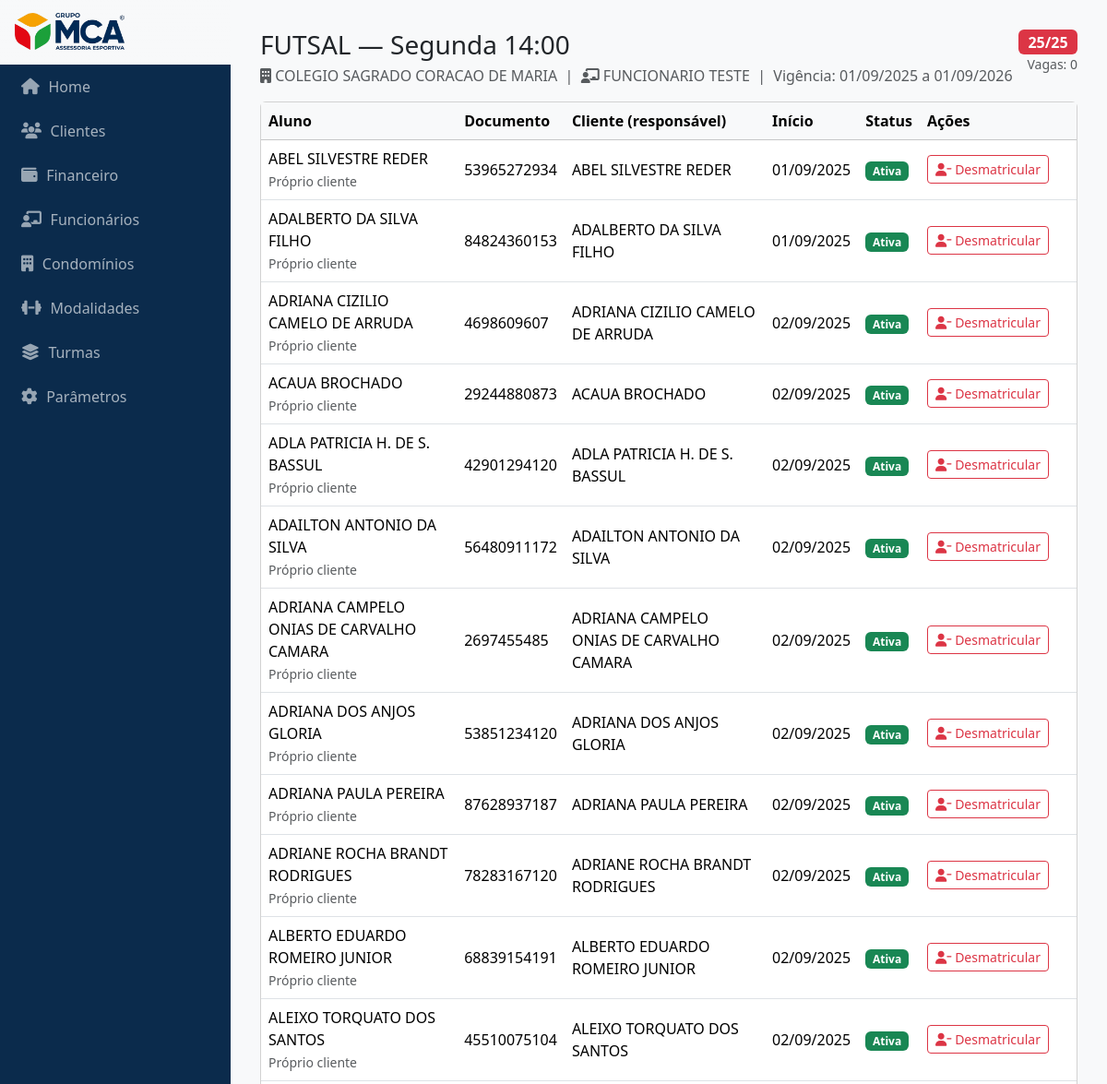
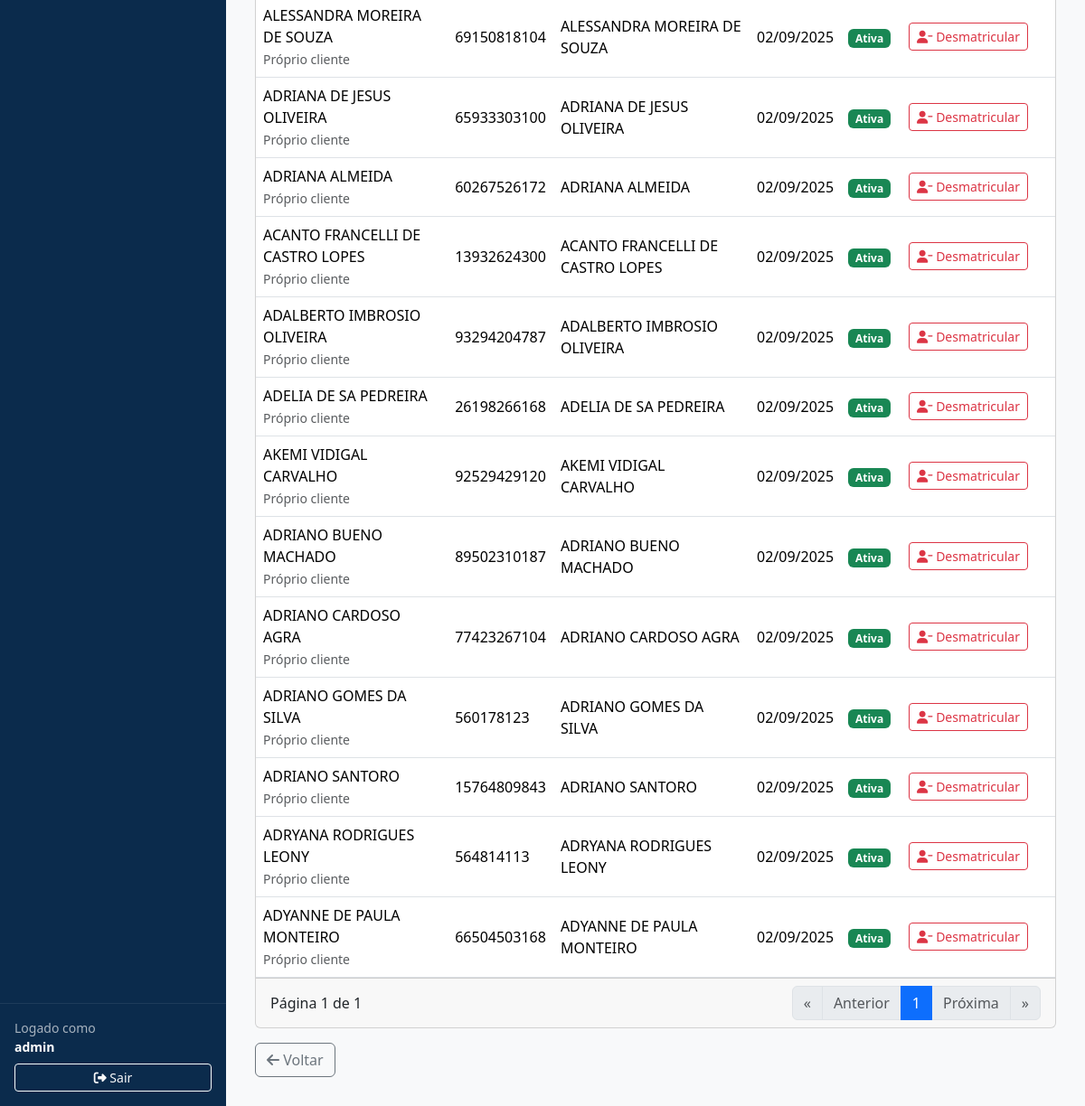
Page /turmas/1/alunos/ (signed in) on the committed database (2 pictures, top to bottom).
### turmas/models.py (models this page shows, shortened)
class Turma(models.Model):
    professor = models.ForeignKey(
        "funcionarios.Funcionario",
        on_delete=models.PROTECT,
        related_name="turmas"
    )
    modalidade = models.ForeignKey(
        "modalidades.Modalidade",
        on_delete=models.PROTECT,
        related_name="turmas"
    )
    condominio = models.ForeignKey(
        "condominios.Condominio",
        on_delete=models.PROTECT,
        related_name="turmas"
    )
    nome_exibicao = models.CharField("Nome (opcional)", max_length=255, blank=True)
    valor = models.DecimalField("Valor", max_digits=10, decimal_places=2,
                                validators=[MinValueValidator(Decimal("0.00"))])
    capacidade = models.PositiveIntegerField("Capacidade (máx. alunos)", validators=[MinValueValidator(1)])
    dia_semana = models.PositiveSmallIntegerField(choices=DIAS_SEMANA)
    hora_inicio = models.TimeField()
    duracao_minutos = models.PositiveIntegerField(default=60, validators=[MinValueValidator(1)])
    inicio_vigencia = models.DateField()
    fim_vigencia = models.DateField(null=True, blank=True)
    ativo = models.BooleanField(default=True)
    created_at = models.DateTimeField(auto_now_add=True)
    updated_at = models.DateTimeField(auto_now=True)
    class Meta:
        ordering = ["condominio__nome", "modalidade__nome", "dia_semana", "hora_inicio", "id"]
        indexes = [
            models.Index(fields=["professor", "dia_semana", "hora_inicio"]),
            models.Index(fields=["condominio"]),
            models.Index(fields=["ativo"]),
        ]
        verbose_name = "Turma"
        verbose_name_plural = "Turmas"
    @property
    def ocupacao(self) -> int:
        return self.matriculas.filter(ativa=True).count()

class Matricula(models.Model):
    turma = models.ForeignKey("turmas.Turma", on_delete=models.PROTECT, related_name="matriculas")
    cliente = models.ForeignKey("clientes.Cliente", on_delete=models.PROTECT, related_name="matriculas")
    data_inicio = models.DateField()
    data_fim = models.DateField(null=True, blank=True)
    ativa = models.BooleanField(default=True)
    participante_nome = models.CharField(max_length=255, blank=True)
    participante_cpf = models.CharField(max_length=14, blank=True)  # guarde limpo nos services
    participante_sexo = models.CharField(max_length=1, choices=SEXO_CHOICES, blank=True)
    created_at = models.DateTimeField(auto_now_add=True)
    class Meta:
        ordering = ["-ativa","cliente__nome_razao","id"]
        indexes = [models.Index(fields=["turma","ativa"]), models.Index(fields=["cliente"])]

### modalidades/models.py (models this page shows, shortened)
class Modalidade(models.Model):
    nome = models.CharField("Nome", max_length=100)
    slug = models.SlugField("Slug", max_length=120, unique=True, blank=True)
    descricao = models.TextField("Descrição", blank=True)
    ativo = models.BooleanField(default=True)
    created_at = models.DateTimeField("Criado em", auto_now_add=True)
    updated_at = models.DateTimeField("Atualizado em", auto_now=True)
    class Meta:
        ordering = ["nome", "id"]
        verbose_name = "Modalidade"
        verbose_name_plural = "Modalidades"
        indexes = [
            models.Index(fields=["nome"]),
            models.Index(fields=["ativo"]),
        ]

### condominios/models.py (models this page shows, shortened)
class Condominio(models.Model):
    cnpj = models.CharField("CNPJ", max_length=14, unique=True, validators=[CNPJ_VALIDATOR])
    nome = models.CharField("Nome Completo", max_length=255)
    email = models.EmailField("E-mail", blank=True, validators=[EmailValidator()])
    cep = models.CharField("CEP", max_length=9, blank=True)
    numero = models.CharField("Número", max_length=20, blank=True)
    logradouro = models.CharField("Logradouro", max_length=255, blank=True)
    bairro = models.CharField("Bairro", max_length=255, blank=True)
    complemento = models.CharField("Complemento", max_length=255, blank=True)
    municipio = models.CharField("Município", max_length=255, blank=True)
    estado = models.CharField("Estado (UF)", max_length=2, choices=UF_CHOICES, blank=True)
    ativo = models.BooleanField(default=True)
    created_at = models.DateTimeField("Criado em", auto_now_add=True)
    updated_at = models.DateTimeField("Atualizado em", auto_now=True)
    class Meta:
        ordering = ["nome"]
        indexes = [
            models.Index(fields=["municipio", "estado"]),
            models.Index(fields=["ativo"]),
        ]
        verbose_name = "Condomínio"
        verbose_name_plural = "Condomínios"

### funcionarios/models.py (models this page shows, shortened)
class Funcionario(models.Model):
    user = models.OneToOneField(
        User, on_delete=models.CASCADE, related_name="funcionario",
        null=True, blank=True
    )
    cpf_cnpj = models.CharField("CPF/CNPJ", max_length=14, unique=True, validators=[DOC_VALIDATOR])
    nome = models.CharField("Nome", max_length=255)
    email = models.EmailField("E-mail", blank=True, validators=[EmailValidator()])
    telefone = models.CharField("Telefone", max_length=30, blank=True)
    ativo = models.BooleanField(default=True)
    created_at = models.DateTimeField("Criado em", auto_now_add=True)
    updated_at = models.DateTimeField("Atualizado em", auto_now=True)
    class RegimeTrabalhista(models.TextChoices):
        HORISTA    = "HORISTA", "Horista"
        CLT        = "CLT", "CLT"
        ESTAGIARIO = "ESTAGIARIO", "Estagiário"
        PJ         = "PJ", "PJ"
        OUTRO      = "OUTRO", "Outro"
    regime_trabalhista = models.CharField(
        max_length=20,
        choices=RegimeTrabalhista.choices,
        default=RegimeTrabalhista.OUTRO,
        db_index=True,
    )
    class Meta:
        ordering = ["nome", "id"]
        indexes = [
            models.Index(fields=["nome"]),
            models.Index(fields=["ativo"]),
        ]
        verbose_name = "Funcionário"
        verbose_name_plural = "Funcionários"

### clientes/models.py (models this page shows, shortened)
class Cliente(models.Model):
    cpf_cnpj = models.CharField(max_length=18, unique=True)  # armazene formatado ou só dígitos; normalize nos services
    nome_razao = models.CharField(max_length=255)
    data_nascimento = models.DateField(null=True, blank=True)
    telefone_emergencial = models.CharField(max_length=20, blank=True)
    telefone_celular = models.CharField(max_length=20, blank=True)
    cep = models.CharField(max_length=10, blank=True)
    numero_id = models.CharField(max_length=20, blank=True)
    logradouro = models.CharField(max_length=255, blank=True)
    bairro = models.CharField(max_length=100, blank=True)
    complemento = models.CharField(max_length=100, blank=True,null=True)
    municipio = models.CharField(max_length=100, blank=True)
    estado = models.CharField(max_length=2, choices=UF_CHOICES, blank=True)
    email = models.EmailField(blank=True)
    ativo = models.BooleanField(default=True)
    created_at = models.DateTimeField(auto_now_add=True)
    updated_at = models.DateTimeField(auto_now=True)
    ativo = models.BooleanField(default=False)  # garantir default False no modelo
    aceite_token = models.CharField(max_length=64, null=True, blank=True, unique=True)
    aceite_expires_at = models.DateTimeField(null=True, blank=True)
    aceite_confirmado_em = models.DateTimeField(null=True, blank=True)
    condominio = models.ForeignKey('condominios.Condominio', on_delete=models.CASCADE, related_name='clientes', null=False,blank=False)
    class Meta:
        ordering = ["nome_razao", "id"]
        indexes = [
            models.Index(fields=["nome_razao"]),
            models.Index(fields=["cpf_cnpj"]),
            models.Index(fields=["email"]),
        ]

### turmas/views.py (the view)
# urls.py: path("turmas/<int:turma_id>/alunos/", views.alunos_turma, name="alunos"),
@login_required
def alunos_turma(request: HttpRequest, turma_id: int):
    turma = Turma.objects.select_related("modalidade","condominio","professor").filter(id=turma_id).first()
    if not turma:
        messages.error(request, "Turma não encontrada.")
        return redirect(reverse("turmas:list"))
    qs = ts.alunos_da_turma(turma_id)
    page_str = request.GET.get("page", "1")
    try:
        page = max(1, int(page_str))
    except Exception:
        page = 1
    page_obj = _paginate(qs, page=page, per_page=30)
    ocupacao = getattr(turma, "ocupacao_qtd", None)
    if ocupacao is None:
        try:
            ocupacao = turma.ocupacao  # property
        except Exception:
            ocupacao = qs.count()
    context = {
        "turma": turma,
        "page_obj": page_obj,
        "ocupacao": ocupacao,
        "capacidade": turma.capacidade,
        "vagas": max(0, turma.capacidade - ocupacao),
        "base_qs": "", "suffix": "",  # se quiser filtros depois
        "hoje": now().date(),
    }
    return render(request, "turmas/alunos.html", context)

### templates/turmas/alunos.html (shortened to what this page needs)
{% extends "base.html" %}
{% block content %}
<div class="d-flex justify-content-between align-items-start mb-3">
  <div>
    <h3 class="mb-1">
      {{ turma.modalidade.nome }} — {{ turma.get_dia_semana_display }} {{ turma.hora_inicio|time:"H:i" }}
    </h3>
    <div class="text-muted">
      <i class="fa-solid fa-building"></i> {{ turma.condominio.nome }} &nbsp;|&nbsp;
      <i class="fa-solid fa-chalkboard-teacher"></i> {{ turma.professor.nome }} &nbsp;|&nbsp;
      Vigência: {{ turma.inicio_vigencia|date:"d/m/Y" }}{% if turma.fim_vigencia %} a {{ turma.fim_vigencia|date:"d/m/Y" }}{% else %} (sem fim){% endif %}
    </div>
  </div>
  <div class="text-end">
    {% if ocupacao >= capacidade %}
      <span class="badge text-bg-danger fs-6">{{ ocupacao }}/{{ capacidade }}</span>
    {% else %}
      <span class="badge text-bg-primary fs-6">{{ ocupacao }}/{{ capacidade }}</span>
    {% endif %}
    <div class="small text-muted">Vagas: {{ vagas }}</div>
  </div>
</div>
<div class="card">
  <div class="table-responsive">
    <table class="table table-hover align-middle mb-0">
      <thead class="table-light">
        <tr>
          <th>Aluno</th>
          <th>Documento</th>
          <th>Cliente (responsável)</th>
          <th>Início</th>
          <th>Status</th>
          <th style="width: 170px;">Ações</th>
        </tr>
      </thead>
      <tbody>
        {% for m in page_obj.object_list %}
          {% firstof m.participante_nome m.cliente.nome_razao as nome_aluno %}
          {% firstof m.participante_cpf m.cliente.cpf_cnpj as doc_aluno %}
          <tr>
            <td>
              {{ nome_aluno }}
              {% if m.participante_nome %}
                <br><small class="text-muted">Participante</small>
              {% else %}
                <br><small class="text-muted">Próprio cliente</small>
              {% endif %}
            </td>
            <td>{{ doc_aluno|default:"—" }}</td>
            <td>{{ m.cliente.nome_razao }}</td>
            <td>{{ m.data_inicio|date:"d/m/Y" }}</td>
            <td>
              {% if m.ativa %}
                <span class="badge text-bg-success">Ativa</span>
              {% else %}
                <span class="badge text-bg-secondary">Inativa</span>
                {% if m.data_fim %}
                  <div class="small text-muted">até {{ m.data_fim|date:"d/m/Y" }}</div>
                {% endif %}
              {% endif %}
            </td>
            <td>
              {% if m.ativa %}
                <form method="post"
                      action="{% url 'turmas:desmatricular' m.id %}"
                      class="d-inline"
                      onsubmit="return confirm('Encerrar a matrícula de {{ nome_aluno }}?');">
                  <button class="btn btn-sm btn-outline-danger">
                    <i class="fa-solid fa-user-minus"></i> Desmatricular
                  </button>
                </form>
              {% else %}
                <span class="text-muted">—</span>
              {% endif %}
            </td>
          </tr>
        {% empty %}
          <tr>
            <td colspan="6" class="text-center py-4">Nenhum aluno matriculado.</td>
          </tr>
        {% endfor %}
      </tbody>
    </table>
  </div>
  <div class="card-footer d-flex justify-content-between align-items-center">
    <div>Página {{ page_obj.number }} de {{ page_obj.paginator.num_pages }}</div>
    <nav>
      <ul class="pagination mb-0">
        <li class="page-item {% if not page_obj.has_previous %}disabled{% endif %}">
          {% if page_obj.has_previous %}
            <a class="page-link" href="?page=1">&laquo;</a>
          {% else %}<span class="page-link">&laquo;</span>{% endif %}
        </li>
        <li class="page-item {% if not page_obj.has_previous %}disabled{% endif %}">
          {% if page_obj.has_previous %}
            <a class="page-link" href="?page={{ page_obj.previous_page_number }}">Anterior</a>
          {% else %}<span class="page-link">Anterior</span>{% endif %}
        </li>
        <li class="page-item active"><span class="page-link">{{ page_obj.number }}</span></li>
        <li class="page-item {% if not page_obj.has_next %}disabled{% endif %}">
          {% if page_obj.has_next %}
            <a class="page-link" href="?page={{ page_obj.next_page_number }}">Próxima</a>
          {% else %}<span class="page-link">Próxima</span>{% endif %}
        </li>
        <li class="page-item {% if not page_obj.has_next %}disabled{% endif %}">
          {% if page_obj.has_next %}
            <a class="page-link" href="?page={{ page_obj.paginator.num_pages }}">&raquo;</a>
          {% else %}<span class="page-link">&raquo;</span>{% endif %}
        </li>
      </ul>
    </nav>
  </div>
</div>
<div class="mt-3">
  <a href="{% url 'turmas:list' %}" class="btn btn-outline-secondary">
    <i class="fa-solid fa-arrow-left"></i> Voltar
  </a>
</div>
{% endblock %}

### templates/base.html (shortened to what this page needs)
{% load static %}
<!DOCTYPE html>
<html lang="pt-br">
<head>
    <link rel="stylesheet" href="https://cdn.jsdelivr.net/npm/bootstrap@5.3.3/dist/css/bootstrap.min.css">
    <link rel="stylesheet" href="https://cdnjs.cloudflare.com/ajax/libs/font-awesome/6.5.0/css/all.min.css">
</head>
<body>
    <aside class="sidebar">
        <a href="{% url 'home' %}" class="brand logoplace">
            <img src="{% static 'img/logo.png' %}" alt="Logo" class="logo"
                 onerror="this.style.display='none';">
        </a>
        <a href="{% url 'home' %}" class="navlink"><i class="fa-solid fa-house"></i> Home</a>
        <a href="{% url 'clientes:list' %}" class="navlink"><i class="fa-solid fa-users"></i> Clientes</a>
        <a href="{% url 'financeiro:list' %}" class="navlink"><i class="fa-solid fa-wallet"></i> Financeiro</a>
        <a href="{% url 'funcionarios:list' %}" class="navlink"><i class="fa-solid fa-chalkboard-user"></i> Funcionários</a>
        <a href="{% url 'condominios:list' %}" class="navlink"><i class="fa-solid fa-building"></i> Condomínios</a>
        <a href="{% url 'modalidades:list' %}" class="navlink"><i class="fa-solid fa-dumbbell"></i> Modalidades</a>
        <a href="{% url 'turmas:list' %}" class="navlink"><i class="fa-solid fa-layer-group"></i> Turmas</a>
        <a href="#" class="navlink"><i class="fa-solid fa-cog"></i> Parâmetros</a>
        {% if request.user.is_authenticated %}
        <div class="authbox">
            <div class="small mb-2">
                Logado como<br>
                <strong style="color:#fff">{{ request.user.get_full_name|default:request.user.username }}</strong>
            </div>
            <form method="post" action="{% url 'logout' %}">
                <button class="btn btn-sm btn-outline-light w-100">
                    <i class="fa-solid fa-right-from-bracket"></i> Sair
                </button>
            </form>
        </div>
        {% endif %}
    </aside>
    <main class="content">
        {% block content %}{% endblock %}
    </main>
</body>
</html>

### rows in the picture
Turma: modalidade.nome "FUTSAL", dia_semana "Segunda", hora_inicio "14:00", condominio.nome "COLEGIO SAGRADO CORACAO DE MARIA", professor.nome "FUNCIONARIO TESTE", inicio_vigencia "01/09/2025", fim_vigencia "01/09/2026"
Matricula: nome_aluno "ABEL SILVESTRE REDER", participante_nome "Próprio cliente", doc_aluno "53965272934", cliente.nome_razao "ABEL SILVESTRE REDER", data_inicio "01/09/2025", ativa "Ativa"
Matricula: nome_aluno "ADALBERTO DA SILVA FILHO", participante_nome "Próprio cliente", doc_aluno "84824360153", cliente.nome_razao "ADALBERTO DA SILVA FILHO", data_inicio "01/09/2025", ativa "Ativa"
Matricula: nome_aluno "ADRIANA CIZILIO CAMELO DE ARRUDA", participante_nome "Próprio cliente", doc_aluno "4698609607", cliente.nome_razao "ADRIANA CIZILIO CAMELO DE ARRUDA", data_inicio "02/09/2025", ativa "Ativa"
Matricula: nome_aluno "ACAUA BROCHADO", participante_nome "Próprio cliente", doc_aluno "29244880873", cliente.nome_razao "ACAUA BROCHADO", data_inicio "02/09/2025", ativa "Ativa"
Matricula: nome_aluno "ADLA PATRICIA H. DE S. BASSUL", participante_nome "Próprio cliente", doc_aluno "42901294120", cliente.nome_razao "ADLA PATRICIA H. DE S. BASSUL", data_inicio "02/09/2025", ativa "Ativa"
Matricula: nome_aluno "ADAILTON ANTONIO DA SILVA", participante_nome "Próprio cliente", doc_aluno "56480911172", cliente.nome_razao "ADAILTON ANTONIO DA SILVA", data_inicio "02/09/2025", ativa "Ativa"
Matricula: nome_aluno "ADRIANA CAMPELO ONIAS DE CARVALHO CAMARA", participante_nome "Próprio cliente", doc_aluno "2697455485", cliente.nome_razao "ADRIANA CAMPELO ONIAS DE CARVALHO CAMARA", data_inicio "02/09/2025", ativa "Ativa"
Matricula: nome_aluno "ADRIANA DOS ANJOS GLORIA", participante_nome "Próprio cliente", doc_aluno "53851234120", cliente.nome_razao "ADRIANA DOS ANJOS GLORIA", data_inicio "02/09/2025", ativa "Ativa"
Matricula: nome_aluno "ADRIANA PAULA PEREIRA", participante_nome "Próprio cliente", doc_aluno "87628937187", cliente.nome_razao "ADRIANA PAULA PEREIRA", data_inicio "02/09/2025", ativa "Ativa"
Matricula: nome_aluno "ADRIANE ROCHA BRANDT RODRIGUES", participante_nome "Próprio cliente", doc_aluno "78283167120", cliente.nome_razao "ADRIANE ROCHA BRANDT RODRIGUES", data_inicio "02/09/2025", ativa "Ativa"
Matricula: nome_aluno "ALBERTO EDUARDO ROMEIRO JUNIOR", participante_nome "Próprio cliente", doc_aluno "68839154191", cliente.nome_razao "ALBERTO EDUARDO ROMEIRO JUNIOR", data_inicio "02/09/2025", ativa "Ativa"
Matricula: nome_aluno "ALEIXO TORQUATO DOS SANTOS", participante_nome "Próprio cliente", doc_aluno "45510075104", cliente.nome_razao "ALEIXO TORQUATO DOS SANTOS", data_inicio "02/09/2025", ativa "Ativa"
Matricula: nome_aluno "ALESSANDRA MOREIRA DE SOUZA", participante_nome "Próprio cliente", doc_aluno "69150818104", cliente.nome_razao "ALESSANDRA MOREIRA DE SOUZA", data_inicio "02/09/2025", ativa "Ativa"
Matricula: nome_aluno "ADRIANA DE JESUS OLIVEIRA", participante_nome "Próprio cliente", doc_aluno "65933303100", cliente.nome_razao "ADRIANA DE JESUS OLIVEIRA", data_inicio "02/09/2025", ativa "Ativa"
Matricula: nome_aluno "ADRIANA ALMEIDA", participante_nome "Próprio cliente", doc_aluno "60267526172", cliente.nome_razao "ADRIANA ALMEIDA", data_inicio "02/09/2025", ativa "Ativa"
Matricula: nome_aluno "ACANTO FRANCELLI DE CASTRO LOPES", participante_nome "Próprio cliente", doc_aluno "13932624300", cliente.nome_razao "ACANTO FRANCELLI DE CASTRO LOPES", data_inicio "02/09/2025", ativa "Ativa"
Matricula: nome_aluno "ADALBERTO IMBROSIO OLIVEIRA", participante_nome "Próprio cliente", doc_aluno "93294204787", cliente.nome_razao "ADALBERTO IMBROSIO OLIVEIRA", data_inicio "02/09/2025", ativa "Ativa"
Matricula: nome_aluno "ADELIA DE SA PEDREIRA", participante_nome "Próprio cliente", doc_aluno "26198266168", cliente.nome_razao "ADELIA DE SA PEDREIRA", data_inicio "02/09/2025", ativa "Ativa"
Matricula: nome_aluno "AKEMI VIDIGAL CARVALHO", participante_nome "Próprio cliente", doc_aluno "92529429120", cliente.nome_razao "AKEMI VIDIGAL CARVALHO", data_inicio "02/09/2025", ativa "Ativa"
Matricula: nome_aluno "ADRIANO BUENO MACHADO", participante_nome "Próprio cliente", doc_aluno "89502310187", cliente.nome_razao "ADRIANO BUENO MACHADO", data_inicio "02/09/2025", ativa "Ativa"
Matricula: nome_aluno "ADRIANO CARDOSO AGRA", participante_nome "Próprio cliente", doc_aluno "77423267104", cliente.nome_razao "ADRIANO CARDOSO AGRA", data_inicio "02/09/2025", ativa "Ativa"
Matricula: nome_aluno "ADRIANO GOMES DA SILVA", participante_nome "Próprio cliente", doc_aluno "560178123", cliente.nome_razao "ADRIANO GOMES DA SILVA", data_inicio "02/09/2025", ativa "Ativa"
Matricula: nome_aluno "ADRIANO SANTORO", participante_nome "Próprio cliente", doc_aluno "15764809843", cliente.nome_razao "ADRIANO SANTORO", data_inicio "02/09/2025", ativa "Ativa"
Matricula: nome_aluno "ADRYANA RODRIGUES LEONY", participante_nome "Próprio cliente", doc_aluno "564814113", cliente.nome_razao "ADRYANA RODRIGUES LEONY", data_inicio "02/09/2025", ativa "Ativa"
Matricula: nome_aluno "ADYANNE DE PAULA MONTEIRO", participante_nome "Próprio cliente", doc_aluno "66504503168", cliente.nome_razao "ADYANNE DE PAULA MONTEIRO", data_inicio "02/09/2025", ativa "Ativa"

### other values in the picture
{{ request.user.get_full_name|default:request.user.username }} "admin"
{{ ocupacao }} "25"
{{ capacidade }} "25"
{{ vagas }} "0"
{{ page_obj.number }} "1"
{{ page_obj.paginator.num_pages }} "1"
